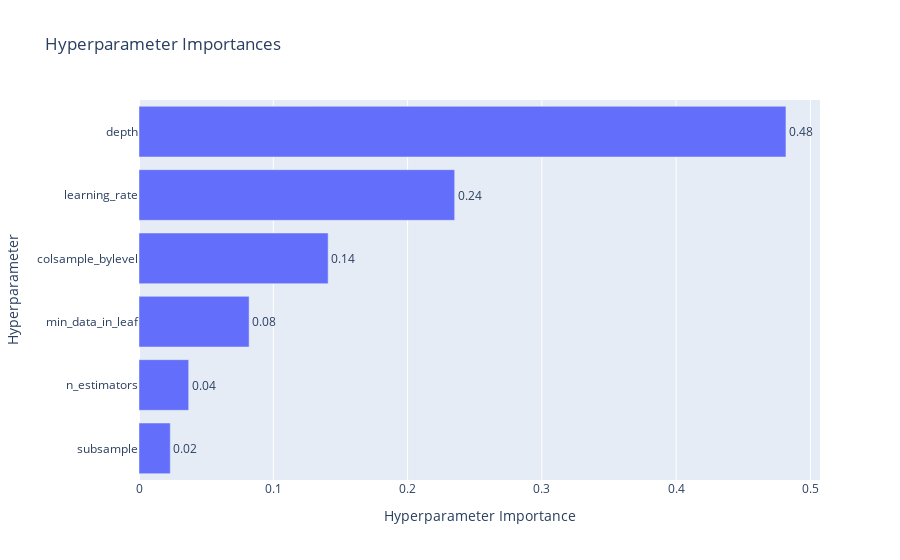

Source (notebook cell):
### Code cell
# 하이퍼파라미터별 중요도를 확인할 수 있는 그래프
optuna.visualization.plot_param_importances(study_cat)

### Figure 1 — Plotly figure (JSON) as saved in the notebook; plotly's stock layout.template omitted (floating-point values rounded to 4 significant figures)
{"data": [{"cliponaxis": false, "hovertemplate": ["subsample (FloatDistribution): 0.02329363398542067<extra></extra>", "n_estimators (IntDistribution): 0.036996540710636176<extra></extra>", "min_data_in_leaf (IntDistribution): 0.08199794507115832<extra></extra>", "colsample_bylevel (FloatDistribution): 0.14085075088474855<extra></extra>", "learning_rate (FloatDistribution): 0.23508467685851347<extra></extra>", "depth (IntDistribution): 0.4817764524895229<extra></extra>"], "name": "Objective Value", "orientation": "h", "text": ["0.02", "0.04", "0.08", "0.14", "0.24", "0.48"], "textposition": "outside", "type": "bar", "x": [0.02329, 0.037, 0.082, 0.1409, 0.2351, 0.4818], "y": ["subsample", "n_estimators", "min_data_in_leaf", "colsample_bylevel", "learning_rate", "depth"]}], "layout": {"title": {"text": "Hyperparameter Importances"}, "xaxis": {"title": {"text": "Hyperparameter Importance"}}, "yaxis": {"title": {"text": "Hyperparameter"}}}}
